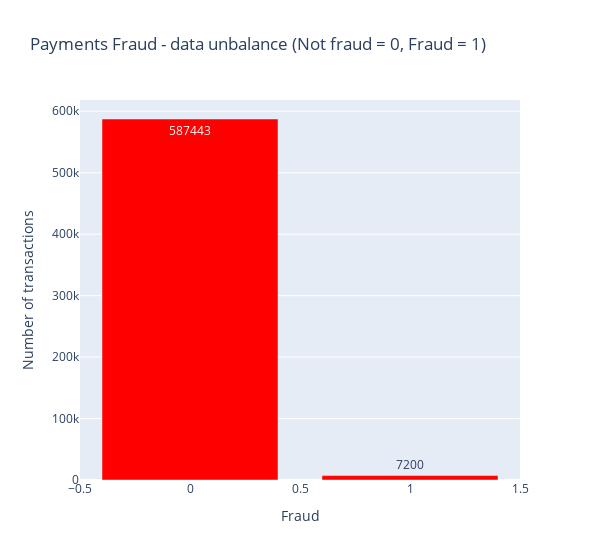

The notebook cell this image was saved under:
### Code cell
temp = data_df["fraud"].value_counts()
df = pd.DataFrame({'fraud': temp.index,'values': temp.values})

trace = go.Bar(
    x = df['fraud'],y = df['values'],
    name="Payments fraud - data unbalance (Not fraud = 0, Fraud = 1)",
    marker=dict(color="Red"),
    text=df['values']
)
data = [trace]
layout = dict(title = 'Payments Fraud - data unbalance (Not fraud = 0, Fraud = 1)',
          xaxis = dict(title = 'Fraud', showticklabels=True), 
          yaxis = dict(title = 'Number of transactions'),
          hovermode = 'closest',width=600
         )
fig = dict(data=data, layout=layout)
iplot(fig, filename='class')

### Figure 1 — Plotly figure (JSON) as saved in the notebook; plotly's stock layout.template omitted (floating-point values rounded to 4 significant figures)
{"data": [{"marker": {"color": "Red"}, "name": "Payments fraud - data unbalance (Not fraud = 0, Fraud = 1)", "text": [587443, 7200], "type": "bar", "x": [0, 1], "y": [587443, 7200]}], "layout": {"hovermode": "closest", "title": {"text": "Payments Fraud - data unbalance (Not fraud = 0, Fraud = 1)"}, "width": 600, "xaxis": {"showticklabels": true, "title": {"text": "Fraud"}}, "yaxis": {"title": {"text": "Number of transactions"}}}}
